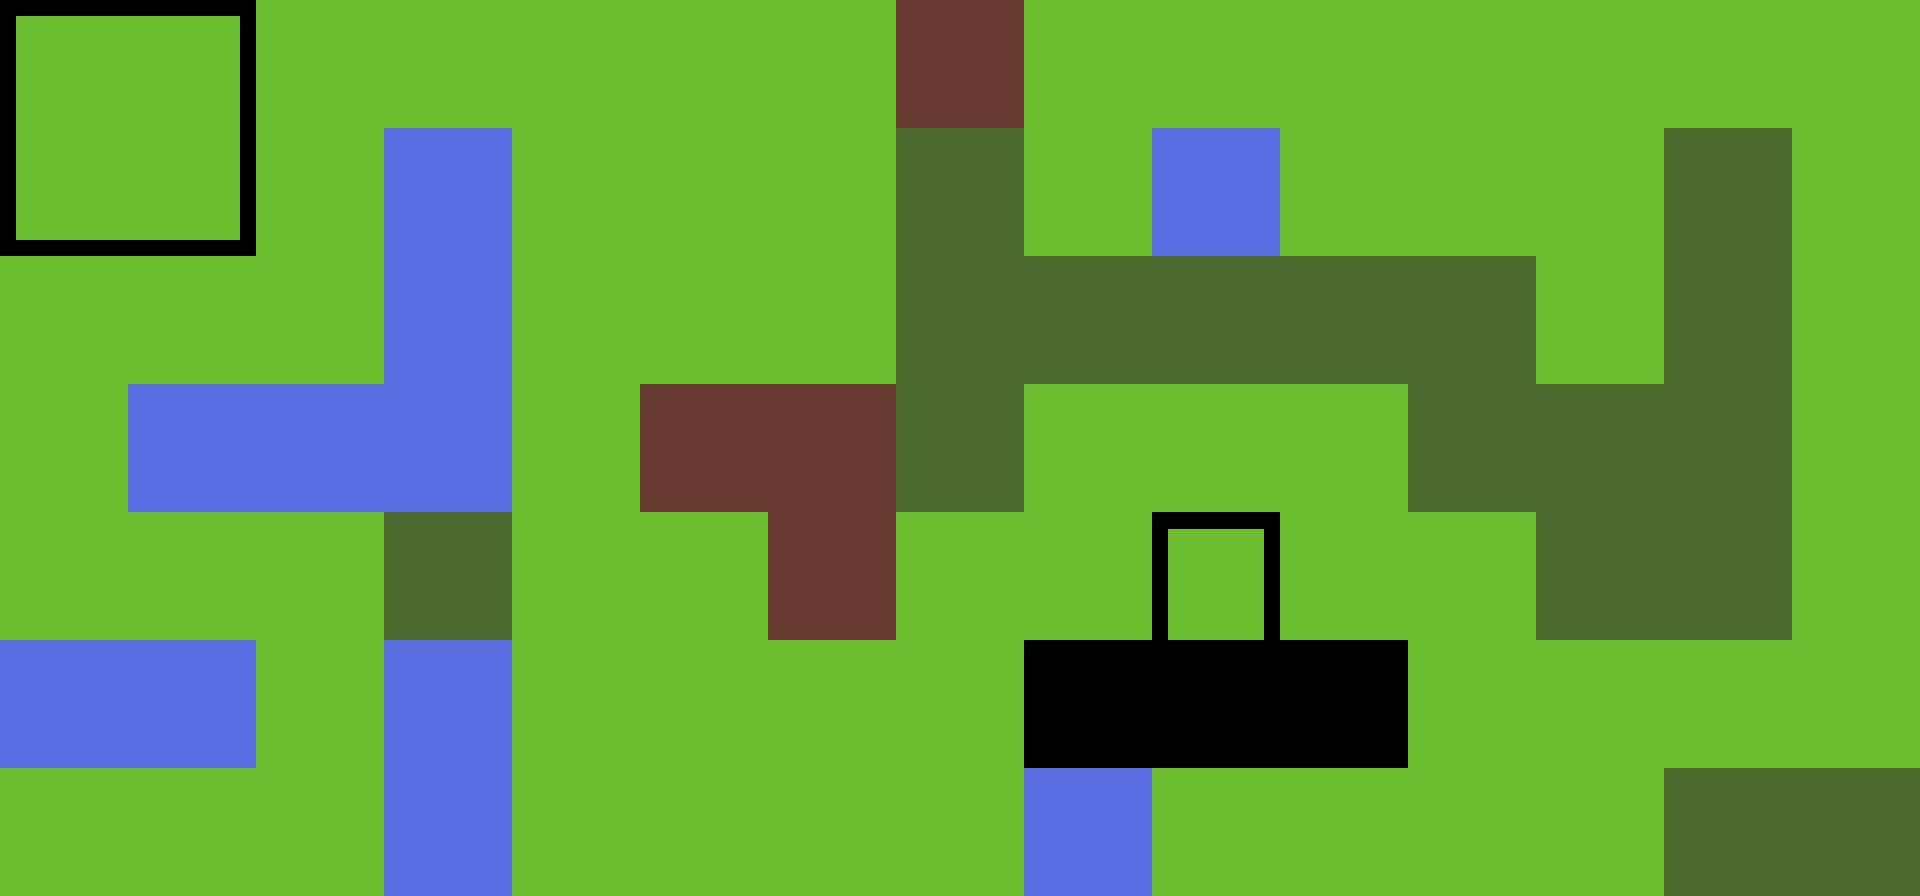

A 2D game scene composited from a Tiled map and its tileset images. What follows is a short description and the map's XML, with every tile layer's data as written:
An orthogonal 15x7 tile map with 128x128 px tiles, 1 tile layer (Kachelebene 1) and 3 objects (Bird, Turtle, Cat).

<map version="1.0" tiledversion="1.0.3" orientation="orthogonal" renderorder="right-down" width="15" height="7" tilewidth="128" tileheight="128" nextobjectid="6">
 <tileset firstgid="1" name="Tileset" tilewidth="128" tileheight="128" tilecount="25" columns="5">
  <image source="Tileset.png" width="640" height="640" />
 </tileset>
 <layer name="Kachelebene 1" width="15" height="7">
  <data encoding="csv">
2,3,10,10,10,10,10,4,10,10,10,10,10,10,10,
7,8,10,5,10,10,10,9,10,5,10,10,10,9,10,
10,10,10,5,10,10,10,9,9,9,9,9,10,9,10,
10,5,5,5,10,4,4,9,10,10,10,9,9,9,10,
10,10,10,9,10,10,4,10,10,1,10,10,9,9,10,
5,5,10,5,10,10,10,10,12,13,14,10,10,10,10,
10,10,10,5,10,10,10,10,5,10,10,10,10,9,9
</data>
 </layer>
 <objectgroup name="SpawnPoints">
  <object id="2" name="Bird" x="1054.19" y="24.3905" width="55.1331" height="55.1331">
   <properties>
    <property name="unitsToSpawn" type="int" value="3" />
   </properties>
  </object>
  <object id="3" name="Turtle" x="1565.36" y="803.189" width="60.6808" height="60.6808">
   <properties>
    <property name="unitsToSpawn" type="int" value="2" />
   </properties>
  </object>
  <object id="4" name="Cat" x="161.88" y="799.556" width="67.9685" height="64.8072">
   <properties>
    <property name="unitsToSpawn" type="int" value="2" />
   </properties>
  </object>
 </objectgroup>
</map>